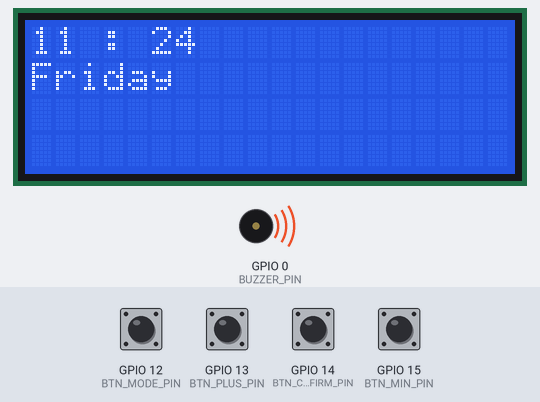
Simulated run of this sketch. Board: ESP8266 (NodeMCU). Shown: 20×4 character LCD, buzzer (waves = sounding, pin HIGH). The test bench sets the inputs (shaded band); at power-on: GPIO 12 (BTN_MODE_PIN), GPIO 13 (BTN_PLUS_PIN), GPIO 14 (BTN_CONFIRM_PIN), GPIO 15 (BTN_MIN_PIN) LOW. WiFi joins after 1.5 s; servers stay silent unless stated; network time is answered at once with the bench clock; the local clock reads 2024-03-15 10:24:30 at power-on unless the sketch sets it; what the sketch prints to the serial monitor is not drawn.

Above: at 7.2 s.
7.3 s: GPIO 12 (BTN_MODE_PIN) pulled HIGH for 0.15 s
At 8.0 s:
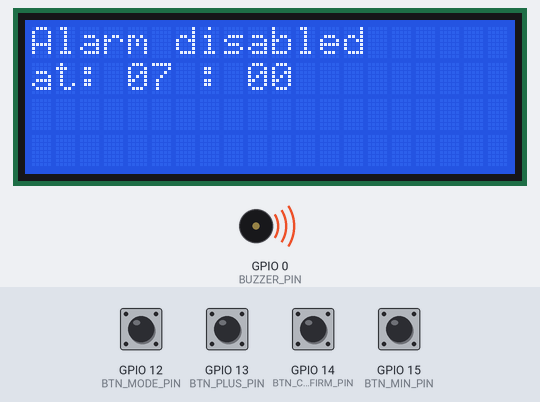
8.9 s: GPIO 14 (BTN_CONFIRM_PIN) pulled HIGH for 0.15 s
At 9.7 s:
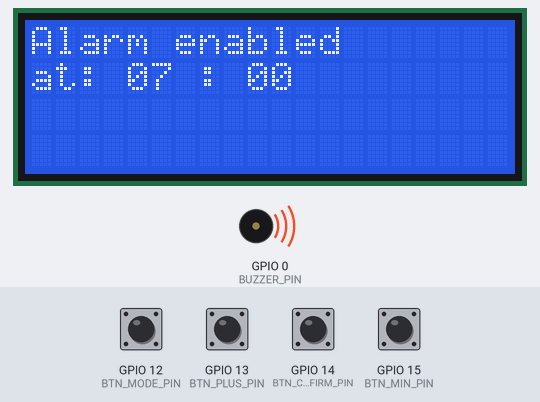
10.5 s: GPIO 12 (BTN_MODE_PIN) pulled HIGH for 1 s
At 12.0 s:
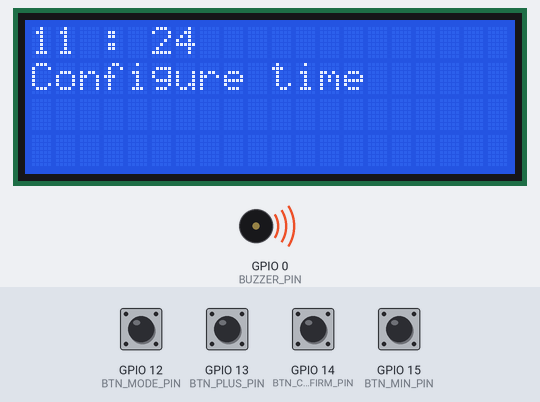
13.0 s: GPIO 13 (BTN_PLUS_PIN) pulled HIGH for 1 s
At 14.3 s:
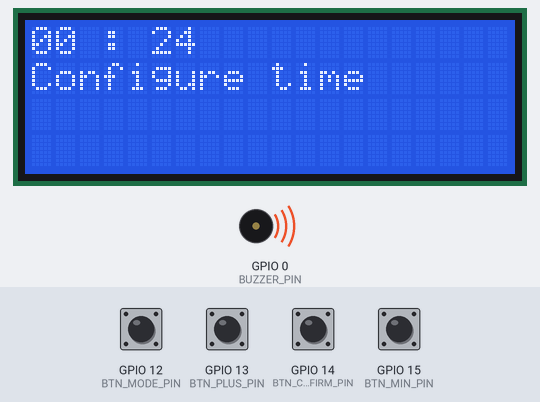
15.5 s: GPIO 12 (BTN_MODE_PIN) pulled HIGH for 0.15 s
At 17.0 s:
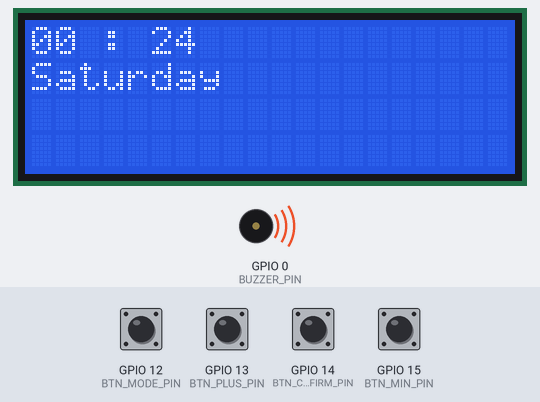
Timing chart, 0 to 18.5 s (numbered marks = the images above; inputs shaded):
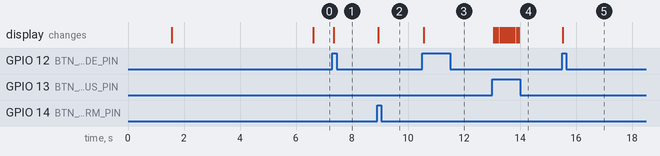

Measured:
- after the input at 7.3 s, the display: changes after 0.05 s (image 1)
- after the input at 8.9 s, the display: changes at once (image 2)
- after the input at 10.5 s, the display: changes after 0.06 s (image 3)
- after the input at 13.0 s, the display: first changes after 0.07 s (image 4 shows a later state)
- after the input at 15.5 s, the display: changes at once (image 5)

The sketch:

alarmClockv1_1.ino
```cpp
#include <LiquidCrystal_I2C.h>
#include <NTPClient.h>
#include <ESP8266WiFi.h>
#include <WiFiUdp.h>

//WiFi settings to make use of the NTPClient.
const char *ssid      = "ssidOfThisNetwork";
const char *password  = "notThePasswordOfThisNetwork";

//Initializing udp and timeClient, using nl.pool.ntp.org
WiFiUDP ntpUDP;
NTPClient timeClient(ntpUDP, "nl.pool.ntp.org", 3600, 60000);

LiquidCrystal_I2C lcd(0x27,20,4);  // set the LCD address to 0x27 for a 16 chars and 2 line display

//Defining GPIO for NodeMCUv3 (ESP-12E)
#define BTN_CONFIRM_PIN 14
#define BTN_MODE_PIN 12
#define BTN_PLUS_PIN 13
#define BTN_MIN_PIN 15
#define BUZZER_PIN 0

//Keeping track of Confirm and Mode button to make them rising edge button's.
bool buttonConfirm = false;
bool buttonMode = false;

//Keeping track of hours offset to the ntp time.
int hoursOffset = 1;

//Day array to easily show on LCD.
String day[8] =
{
  "Error #NTP0DAY",
  "Monday",
  "Tuesday",
  "Wednesday",
  "Thursday",
  "Friday",
  "Saturday",
  "Sunday"
};

//State constants for menu on LCD.
const int STATE_TIME_SHOW = 0;
const int STATE_ALARM_SET = 1;
const int STATE_TIME_SET = 2;

int state = 0; //Track current state.

//Currently keeping track of 2 timers (optional more)
const int TIMER_REFRESH_LCD = 0;      //Timer index for refresh rate LCD.
const int TIMER_BUZZER_ALARM = 1;     //Timer index for buzzer on/toggle.
//const int TIMER_BUTTON_PLUS = 2;    //Timer index for optional ramping up button addition.
//const int TIMER_BUTTON_MIN = 3;     //Timer index for optional ramping up button substraction.

//Declaring timer array with current size of 2.
unsigned long timer[2];

//Constant for refresh rate display.
const long REFRESH_DISPLAY_TIME = 5000;    // 5 seconds
//Constant for time buzzer is on at alarm.
const long BUZZER_TOGGLE_TIME_ON = 250;     // 250 milliseconds
//Constant for time buzzer is off at alarm.
const long BUZZER_TOGGLE_TIME_OFF = 750;    // 750 milliseconds

//Optional for ramping up button addition/substraction.
//int buttonPlusCount;
//int buttonMinCount;

//Alarm settings array, keeps track of alarm state.
int alarmSettings[] =
{
  0,  //Enabled/disabled (1/0)
  7,  //Hours
  0,  //Minutes
  1,  //digitalWrite HIGH/LOW state of buzzer (1/0)
  0   //Alarm is running (1/0)
};

void setup() {
  //Setting up serial for debugging.
  Serial.begin(9600);

  //Initialise WiFi and try connecting.
  WiFi.begin(ssid, password);
  while (WiFi.status() != WL_CONNECTED){
    delay(500);
    Serial.print(".");
  }

  //If WiFi connected, begin timeClient.
  timeClient.begin();

  //Init LCD, clear and turn on backlight.
  lcd.init();
  lcd.clear();
  lcd.backlight();

  //Initialize buttons to use as input.
  pinMode(BTN_CONFIRM_PIN, INPUT);
  pinMode(BTN_MODE_PIN, INPUT);
  pinMode(BTN_PLUS_PIN, INPUT);
  pinMode(BTN_MIN_PIN, INPUT);
  //Initialize buzzer as output and turning it off (connected to 3v3, not ground).
  pinMode(BUZZER_PIN, OUTPUT);
  digitalWrite(BUZZER_PIN, HIGH);

  //Setting up timers to start from now on. (Checks time by comparing later millis() call)
  timer[TIMER_REFRESH_LCD] = millis();
  timer[TIMER_BUZZER_ALARM] = millis();

  //Posibility for using timer to ramp up plus and minus
  //timer[TIMER_BUTTON_PLUS] = millis();
  //timer[TIMER_BUTTON_MIN] = millis();
}

void loop() {
  //If alarm isn't triggered, do normal menu state sequence, otherwise skip.
  if(!checkAlarm()){
    switch (state){
      case STATE_TIME_SHOW:

        //If mode button is pressed, switch state to alarm set mode.
        if (buttonAction(BTN_MODE_PIN)){
          state = STATE_ALARM_SET;
          displayAlarm();
          break;
        }

        //Refresh LCD if timer tells to.
        if (timerCheck(TIMER_REFRESH_LCD, REFRESH_DISPLAY_TIME)){
          //Display time with day.
          displayTime(true);
        }
        break;


      case STATE_ALARM_SET:

        //If mode button is pressed, switch to time set mode.
        if (buttonAction(BTN_MODE_PIN)){
          state = STATE_TIME_SET;
          displayTimeSet();
          break;
        }

        //Check buttons
        if (buttonAction(BTN_CONFIRM_PIN)){
          //If confirm button is pressed, toggle alarm enabled/disabled.
          alarmSettings[0] ^= 1; //togle enable
          displayAlarm(); //Refresh LCD.

        } else if (buttonAction(BTN_PLUS_PIN)){
          //If plus button is pressed, add to alarm.
          alarmPlus();
          displayAlarm(); //Refresh LCD.

        } else if (buttonAction(BTN_MIN_PIN)){
          //If min button is pressed, substract to alarm.
          alarmMin();
          displayAlarm();//Refresh LCD.

        } else if (timerCheck(TIMER_REFRESH_LCD, REFRESH_DISPLAY_TIME)){
          displayAlarm(); //If timer tells, refresh LCD.
        }

        break;


      case STATE_TIME_SET:

        //If mode button is pressed, switch to time show mode.
        if (buttonAction(BTN_MODE_PIN)){
          state = STATE_TIME_SHOW;
          displayTime(true);
          break;
        }

        //Check buttons
        if (buttonAction(BTN_PLUS_PIN)){
          //If plus button is pressed, add 1 to hours offset.
          ++hoursOffset;
          displayTimeSet(); //Refresh LCD.

        } else if (buttonAction(BTN_MIN_PIN)){
          //If min button is pressed, substract 1 to hours offset.
          --hoursOffset;
          displayTimeSet(); //Refresh LCD.

        }

        //Loop time around if offset is too much (positive/negative).
        if (hoursOffset > 24){
          hoursOffset = 24;
        } else if (hoursOffset < -24){
          hoursOffset = -24;
        }

        if (timerCheck(TIMER_REFRESH_LCD, REFRESH_DISPLAY_TIME)){
          displayTimeSet(); //If timer tells, refresh LCD.
        }

        break;
      default:
        //Should do nothing if state is undefined, can't happen.

        break;

    }
  }


  delay(50);
}

bool checkAlarm(){
  if (alarmSettings[0] == 1){
    if (buttonAction(BTN_CONFIRM_PIN)){
      alarmSettings[0] = 0;
      digitalWrite(BUZZER_PIN, HIGH);
      alarmSettings[4] = 0;
      Serial.println("Stopping alarm");
      resetTimer(TIMER_REFRESH_LCD);
      if (state == STATE_TIME_SHOW){

      }
      return false;
    }

    timeClient.update();
    int hoursCurrent = processTimeOffset(timeClient.getHours());
    int minutesCurrent = timeClient.getMinutes();

    if (hoursCurrent == alarmSettings[1] && minutesCurrent == alarmSettings[2]){
      alarmSettings[4] = 1;
      resetTimer(TIMER_REFRESH_LCD);
      displayAlarm(hoursCurrent, minutesCurrent);
      Serial.println("\nAlarm running");
    }

    if (alarmSettings[3] == 1 && timerCheck(TIMER_BUZZER_ALARM, BUZZER_TOGGLE_TIME_ON) && alarmSettings[4] == 1){
      digitalWrite(BUZZER_PIN, HIGH);
      alarmSettings[3] = 0;
      displayAlarm(hoursCurrent, minutesCurrent);
      return true;

    } else {
      if (alarmSettings[3] == 0 && timerCheck(TIMER_BUZZER_ALARM, BUZZER_TOGGLE_TIME_OFF) && alarmSettings[4] == 1){
        digitalWrite(BUZZER_PIN, LOW);
        alarmSettings[3] = 1;
        displayAlarm(hoursCurrent, minutesCurrent);
        return true;
      }
    }
  }
  return false;
}


/**
 * alarmPlus
 *
 * Adds 1 minute to alarm. Handles hours too.
 */
void alarmPlus(){
  //Add 1 to minute of alarm.
  int nextMin = alarmSettings[2] + 1;
  int nextHour = alarmSettings[1];

  //If min gets to/past 60, add 1 to hour and set min to 0.
  if (nextMin >= 60){
    nextMin = 0;
    nextHour += 1;

    //If hour gets to/past 24, set hour to 0.
    if (nextHour >= 24){
      nextHour = 0;
    }
  }

  //Set the new alarm settings.
  alarmSettings[1] = nextHour;
  alarmSettings[2] = nextMin;
}


/**
 * alarmMin
 *
 * Substracts 1 minute to alarm. Handles hours too.
 */
void alarmMin(){
  //Substract 1 to minute of alarm.
  int nextMin = alarmSettings[2] - 1;
  int nextHour = alarmSettings[1];

  //if min gets under 0, substract to hour and set min to 59.
  if (nextMin < 0){
    nextMin = 59;
    nextHour--;

    //If hour gets under 0, set hour to 23.
    if (nextHour < 0){
      nextHour = 23;
    }
  }

  //Set the new alarm settings.
  alarmSettings[1] = nextHour;
  alarmSettings[2] = nextMin;
}


/**
 * displayAlarm
 *
 * int hours        Time shown when alarm goes off (hours).
 * int minutes      Time shown when alarm goes off (minutes).
 *
 * This function displays "ALARM!" on first line and time on second row. Used when alarm goes off.
 */
void displayAlarm(int hours, int minutes){
  //Clear LCD and print "ALARM!" in the middle of the first line.
  lcd.clear();
  lcd.setCursor(5,0);
  lcd.print("ALARM!");

  //Get time String and print this on
  String timeString = getTimeString(hours, minutes);
  lcd.setCursor(0,1);
  lcd.print(timeString);
}


/**
 * displayTimeSet
 *
 * Shows menu of time set, to adjust time.
 */
void displayTimeSet(){
  //Clear LCD.
  lcd.clear();

  //Refresh timeClient and get hours and minutes.
  timeClient.update();
  int hours = timeClient.getHours();
  int minutes = timeClient.getMinutes();

  //Format time and print on LCD.
  String timeString = getTimeString(processTimeOffset(hours), minutes);
  lcd.setCursor(0,0);
  lcd.print(timeString);

  //Print "Configure time" on LCD to show adjusting time.
  lcd.setCursor(0,1);
  lcd.print("Configure time");
}


/**
 * displayAlarm
 *
 * Shows menu of setting alarm.
 */
void displayAlarm(){
  //Clear LCD and show alarm enabled/disabled on first row.
  lcd.clear();
  lcd.setCursor(0,0);

  //Show enabled/disabled based on alarm settings.
  if (alarmSettings[0] == 1){
    lcd.print("Alarm enabled");

  } else {
    lcd.print("Alarm disabled");
  }

  //Format alarm time.
  String alarmTimeString = getTimeString(alarmSettings[1], alarmSettings[2]);

  //Print "at <alarmTime>" on second row.
  lcd.setCursor(0,1);
  lcd.print("at: " + alarmTimeString);
}


/**
 * displayTime
 *
 * bool day: true to show day on 2nd line
 *
 * To display time on LCD1602 with optional inclusion of day on 2nd line.
 * NTPClient (timeClient) updates time and gets hours, minutes and day.
 * It then prints this on the LCD.
 *
 * NOTE:
 *  - Doesn't clear lcd. Chosen for so when updating time using displayTime,
 *    it doesn't blink out and on.
 */
void displayTime(bool day){

  lcd.clear();

  //Update NTPClient and get hours, minutes and day.
  timeClient.update();
  int hours = timeClient.getHours();
  int minutes = timeClient.getMinutes();
  int dayIndex = timeClient.getDay();

  //Format time and print on LCD.
  String timeString = getTimeString(processTimeOffset(hours), minutes);
  lcd.setCursor(0,0);
  lcd.print(timeString);

  //If option to show day is on, show day.
  if (day){

    //Format day and print on LCD.
    String dayString = getDayString(dayIndex, hours);
    lcd.setCursor(0,1);
    lcd.print(dayString);
  }
}

/**
 * getTimeString
 *
 * int hours:   NTPClient getHours.
 * int minutes: NTPClient getMinutes.
 *
 * Returns formatted time String. Also handles time offset that has been set.
 * Format: "HH : mm".
 */
String getTimeString(int hours, int minutes){

  //Put hours and minutes into String.
  String hoursString = String(hours);
  String minutesString = String(minutes);

  //Format minutes, put '0' in front if 1 digit.
  if (minutesString.length() == 1){
    minutesString = "0" + minutesString;
  }

  //Format hours, put '0' in front if 1 digit.
  if (hoursString.length() == 1){
    hoursString = "0" + hoursString;
  }
  //Return correctly formatted time String.
  return hoursString + " : " + minutesString;
}

/**
 * processTimeOffset
 *
 * int hours NTPClient's hours to process offset.
 *
 * Returns processed time according to configured time offset.
 */
int processTimeOffset(int hours){

  //If it's day after, substract 24.
  //f.e.   ( 24:00 -> 00:00 )
  if (isOtherDay(hours) == 1){
    return hours + hoursOffset - 24;

    //If it's day before, add 24.
    //f.e.  ( -1:00 -> 23:00 )
  } else if (isOtherDay(hours) == -1){
    return hours + hoursOffset + 24;
  }

  //If it's the same day, return.
  return hours + hoursOffset;
}

/**
 * isOtherDay
 *
 * int hours NTPClient's hours to process offset.
 *
 * Returns an int based on if it's an other day:
 *  ( 0 )   Same day
 *  ( 1 )   Day after
 *  (-1 )   Day before
 */
int isOtherDay(int hours){

  //Add offset of hours
  hours += hoursOffset;

  //If hours tip over, return 1.
  if (hours >= 24){
    return 1;

    //If hours dip under, return -1.
  } else if (hours < 0){
    return -1;
  }

  //Hours match same day, return 0.
  return 0;
}

/**
 * getDayString
 *
 * int dayIndex   index of the day (1 : 7).
 * int hours      NTPClient's hours.
 *
 * Returns String of formatted day.
 * Takes into account the hours offset.
 */
String getDayString(int dayIndex, int hours){

  //If day is later, add 1 to index.
  if (isOtherDay(hours) == 1){
    dayIndex++;

    //If day is earlier, substract 1 of index.
  } else if (isOtherDay(hours) ==-1){
    dayIndex--;
  }

  //If day index tips over, set to 1.
  if (dayIndex >= 8){
     dayIndex = 1;

     //If dayIndex dips under, set to 7.
  } else if (dayIndex <=0){
    dayIndex = 7;
  }

  //Return day String from day array.
  return day[dayIndex];
}

/**
 * buttonAction
 *
 * int pin    pin the button is on.
 *
 * Returns true if button action should be triggered.
 * There are different type of triggers for the buttons:
 *
 *  - Button Mode
 *  - Button Confirm
 *  These buttons use rising edge trigger,
 *  thus triggering once if pressed, but unpressed before.
 *
 *  - Button Plus
 *  - Button Min
 *  These buttons trigger more than once when pressed.
 */
bool buttonAction(int pin){
  //Read out current state of pin given.
  bool currentState = digitalRead(pin);

  switch (pin){
    case BTN_CONFIRM_PIN:
      //If confirm button shows rising edge, return true.
      if (buttonConfirm == false && currentState == true){
        buttonConfirm = currentState;
        return true;
      }
      buttonConfirm = currentState; //Make sure current state is now saved.
      break;

    case BTN_MODE_PIN:
      //if mode button shows rising edge, return true.
      if (buttonMode == false && currentState == true){
        buttonMode = currentState;
        return true;
      }
      buttonMode = currentState; //Make sure current state is now saved.
      break;

    case BTN_PLUS_PIN:
      //If plus button is pressed, return true.
      if (currentState == true){
        return true;
      }
      break;

    case BTN_MIN_PIN:
      //If min button is pressed, return true.
      if (currentState == true){
        return true;
      }
      break;

    default:
      break;
  }
  //Return false if wrong pin number. (No button defined)
  return false;
}


/**
 * resetTimer
 *
 * int timerIndex   Resets the timer of index given.
 *
 * Sets the unsigned long of the array to current millis. Functionally reseting the track of time.
 */
void resetTimer(int timerIndex){
  timer[timerIndex] = millis();
}

/**
 * timerCheck
 *
 * int timerIndex                   Index of the timer that will be checked.
 * unsigned long timerTriggerMs     Time in ms that has to be passed away for timer to trigger in this check.
 *
 * Returns true if the timer of the index given, exceeds the time given.
 */

bool timerCheck(int timerIndex, unsigned long timerTriggerMs){
  if (timer[timerIndex] + timerTriggerMs <= millis()){
    resetTimer(timerIndex);
    return true;
  }
  return false;
}
```
